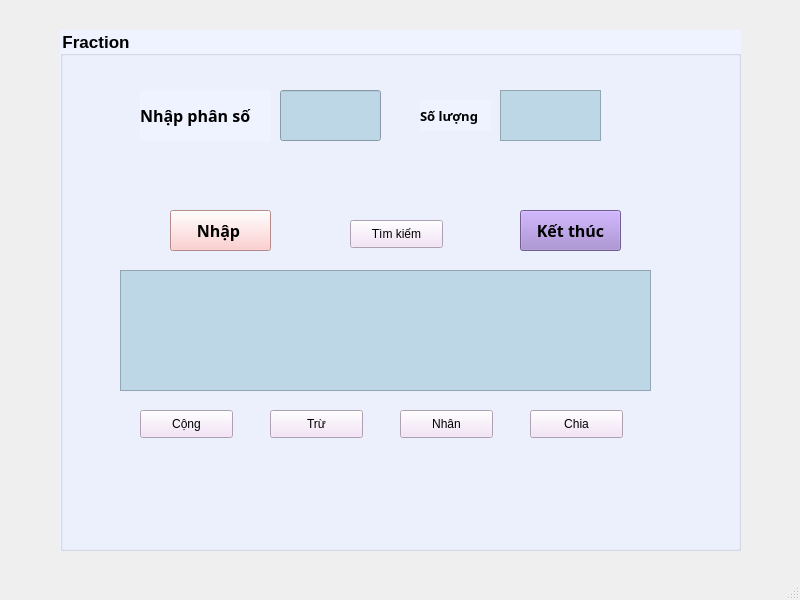
<?xml version="1.0" encoding="UTF-8"?>
<ui version="4.0">
 <class>MainWindow</class>
 <widget class="QMainWindow" name="MainWindow">
  <property name="geometry">
   <rect>
    <x>0</x>
    <y>0</y>
    <width>800</width>
    <height>600</height>
   </rect>
  </property>
  <property name="windowTitle">
   <string>MainWindow</string>
  </property>
  <widget class="QWidget" name="centralwidget">
   <widget class="QGroupBox" name="groupBox">
    <property name="geometry">
     <rect>
      <x>60</x>
      <y>30</y>
      <width>681</width>
      <height>521</height>
     </rect>
    </property>
    <property name="font">
     <font>
      <pointsize>13</pointsize>
      <weight>75</weight>
      <bold>true</bold>
     </font>
    </property>
    <property name="styleSheet">
     <string notr="true">
background-color: rgb(239, 243, 255);</string>
    </property>
    <property name="title">
     <string>Fraction</string>
    </property>
    <widget class="QTextEdit" name="ketqua">
     <property name="geometry">
      <rect>
       <x>60</x>
       <y>240</y>
       <width>531</width>
       <height>121</height>
      </rect>
     </property>
     <property name="styleSheet">
      <string notr="true">background-color: rgb(189, 215, 231);</string>
     </property>
    </widget>
    <widget class="QPushButton" name="ketthuc">
     <property name="geometry">
      <rect>
       <x>460</x>
       <y>180</y>
       <width>101</width>
       <height>41</height>
      </rect>
     </property>
     <property name="font">
      <font>
       <family>Yu Gothic UI Semibold</family>
       <pointsize>12</pointsize>
       <weight>75</weight>
       <bold>true</bold>
      </font>
     </property>
     <property name="styleSheet">
      <string notr="true">background-color: rgb(159, 130, 206);</string>
     </property>
     <property name="text">
      <string>Kết thúc</string>
     </property>
    </widget>
    <widget class="QPushButton" name="nhap">
     <property name="geometry">
      <rect>
       <x>110</x>
       <y>180</y>
       <width>101</width>
       <height>41</height>
      </rect>
     </property>
     <property name="font">
      <font>
       <family>Yu Gothic UI Semibold</family>
       <pointsize>12</pointsize>
       <weight>75</weight>
       <bold>true</bold>
      </font>
     </property>
     <property name="styleSheet">
      <string notr="true">background-color: rgb(255, 193, 195);</string>
     </property>
     <property name="text">
      <string>Nhập </string>
     </property>
    </widget>
    <widget class="QLineEdit" name="nhapps">
     <property name="geometry">
      <rect>
       <x>220</x>
       <y>60</y>
       <width>101</width>
       <height>51</height>
      </rect>
     </property>
     <property name="styleSheet">
      <string notr="true">background-color: rgb(189, 215, 231);</string>
     </property>
    </widget>
    <widget class="QLabel" name="label">
     <property name="geometry">
      <rect>
       <x>80</x>
       <y>60</y>
       <width>131</width>
       <height>51</height>
      </rect>
     </property>
     <property name="font">
      <font>
       <family>Script MT Bold</family>
       <pointsize>12</pointsize>
       <weight>75</weight>
       <bold>true</bold>
      </font>
     </property>
     <property name="text">
      <string>Nhập phân số</string>
     </property>
    </widget>
    <widget class="QLabel" name="label_2">
     <property name="geometry">
      <rect>
       <x>360</x>
       <y>70</y>
       <width>71</width>
       <height>31</height>
      </rect>
     </property>
     <property name="font">
      <font>
       <family>Script MT Bold</family>
       <pointsize>10</pointsize>
       <weight>75</weight>
       <bold>true</bold>
      </font>
     </property>
     <property name="text">
      <string>Số lượng</string>
     </property>
    </widget>
    <widget class="QTextEdit" name="soluong">
     <property name="geometry">
      <rect>
       <x>440</x>
       <y>60</y>
       <width>101</width>
       <height>51</height>
      </rect>
     </property>
     <property name="styleSheet">
      <string notr="true">background-color: rgb(189, 215, 231);</string>
     </property>
    </widget>
    <widget class="QPushButton" name="pushButton_cong">
     <property name="geometry">
      <rect>
       <x>80</x>
       <y>380</y>
       <width>93</width>
       <height>28</height>
      </rect>
     </property>
     <property name="styleSheet">
      <string notr="true">background-color: rgb(243, 224, 247);</string>
     </property>
     <property name="text">
      <string>Cộng</string>
     </property>
    </widget>
    <widget class="QPushButton" name="pushButton_tru">
     <property name="geometry">
      <rect>
       <x>210</x>
       <y>380</y>
       <width>93</width>
       <height>28</height>
      </rect>
     </property>
     <property name="styleSheet">
      <string notr="true">background-color: rgb(243, 224, 247);</string>
     </property>
     <property name="text">
      <string>Trừ</string>
     </property>
    </widget>
    <widget class="QPushButton" name="pushButton_nhan">
     <property name="geometry">
      <rect>
       <x>340</x>
       <y>380</y>
       <width>93</width>
       <height>28</height>
      </rect>
     </property>
     <property name="styleSheet">
      <string notr="true">background-color: rgb(243, 224, 247);</string>
     </property>
     <property name="text">
      <string>Nhân</string>
     </property>
    </widget>
    <widget class="QPushButton" name="pushButton_chia">
     <property name="geometry">
      <rect>
       <x>470</x>
       <y>380</y>
       <width>93</width>
       <height>28</height>
      </rect>
     </property>
     <property name="styleSheet">
      <string notr="true">background-color: rgb(243, 224, 247);</string>
     </property>
     <property name="text">
      <string>Chia</string>
     </property>
    </widget>
    <widget class="QPushButton" name="pushButton_timkiem">
     <property name="geometry">
      <rect>
       <x>290</x>
       <y>190</y>
       <width>93</width>
       <height>28</height>
      </rect>
     </property>
     <property name="styleSheet">
      <string notr="true">background-color: rgb(243, 224, 247);</string>
     </property>
     <property name="text">
      <string>Tìm kiếm</string>
     </property>
    </widget>
   </widget>
  </widget>
  <widget class="QMenuBar" name="menubar">
   <property name="geometry">
    <rect>
     <x>0</x>
     <y>0</y>
     <width>800</width>
     <height>26</height>
    </rect>
   </property>
  </widget>
  <widget class="QStatusBar" name="statusbar"/>
 </widget>
 <resources/>
 <connections/>
</ui>
